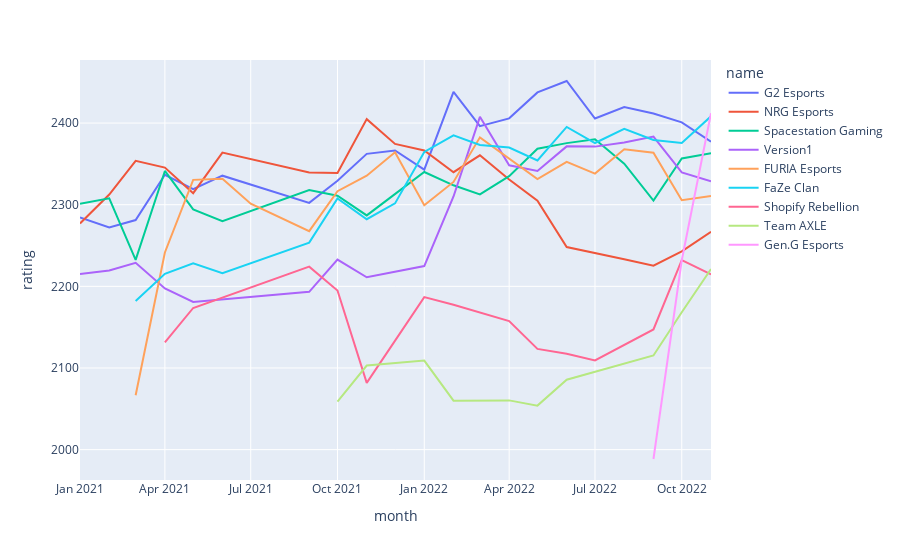

Here is the notebook cell this chart was saved with:
### Code cell
teams2plot = {
    'Spacestation Gaming', 'NRG Esports', 'Version1','FaZe Clan', 'FURIA Esports', 'Shopify Rebellion', 'Team AXLE', 'Gen.G Esports', 'G2 Esports'
}
plot_df = ratings_history[(ratings_history['name'].apply(lambda x: x in teams2plot)) & (ratings_history['date'].dt.year >= 2021)].copy()
plot_df['month'] = plot_df['date'].to_numpy().astype('datetime64[M]')
plot_df = plot_df.groupby(['month', 'name'], as_index=False).mean(['rating'])
px.line(plot_df, x='month', y='rating', color='name')

### Figure 1 — Plotly figure (JSON) as saved in the notebook; plotly's stock layout.template omitted (floating-point values rounded to 4 significant figures)
{"data": [{"hovertemplate": "name=G2 Esports<br>month=%{x}<br>rating=%{y}<extra></extra>", "legendgroup": "G2 Esports", "line": {"color": "#636efa", "dash": "solid"}, "marker": {"symbol": "circle"}, "mode": "lines", "name": "G2 Esports", "orientation": "v", "showlegend": true, "type": "scatter", "x": ["2021-01-01T00:00:00", "2021-02-01T00:00:00", "2021-03-01T00:00:00", "2021-04-01T00:00:00", "2021-05-01T00:00:00", "2021-06-01T00:00:00", "2021-09-01T00:00:00", "2021-10-01T00:00:00", "2021-11-01T00:00:00", "2021-12-01T00:00:00", "2022-01-01T00:00:00", "2022-02-01T00:00:00", "2022-03-01T00:00:00", "2022-04-01T00:00:00", "2022-05-01T00:00:00", "2022-06-01T00:00:00", "2022-07-01T00:00:00", "2022-08-01T00:00:00", "2022-09-01T00:00:00", "2022-10-01T00:00:00", "2022-11-01T00:00:00"], "xaxis": "x", "y": [2284.0, 2272.0, 2281.0, 2337.0, 2319.0, 2336.0, 2302.0, 2329.0, 2362.0, 2366.0, 2343.0, 2438.0, 2396.0, 2406.0, 2438.0, 2452.0, 2406.0, 2420.0, 2412.0, 2401.0, 2377.0], "yaxis": "y"}, {"hovertemplate": "name=NRG Esports<br>month=%{x}<br>rating=%{y}<extra></extra>", "legendgroup": "NRG Esports", "line": {"color": "#EF553B", "dash": "solid"}, "marker": {"symbol": "circle"}, "mode": "lines", "name": "NRG Esports", "orientation": "v", "showlegend": true, "type": "scatter", "x": ["2021-01-01T00:00:00", "2021-02-01T00:00:00", "2021-03-01T00:00:00", "2021-04-01T00:00:00", "2021-05-01T00:00:00", "2021-06-01T00:00:00", "2021-09-01T00:00:00", "2021-10-01T00:00:00", "2021-11-01T00:00:00", "2021-12-01T00:00:00", "2022-01-01T00:00:00", "2022-02-01T00:00:00", "2022-03-01T00:00:00", "2022-04-01T00:00:00", "2022-05-01T00:00:00", "2022-06-01T00:00:00", "2022-08-01T00:00:00", "2022-09-01T00:00:00", "2022-10-01T00:00:00", "2022-11-01T00:00:00"], "xaxis": "x", "y": [2277.0, 2312.0, 2354.0, 2345.0, 2314.0, 2364.0, 2340.0, 2339.0, 2405.0, 2374.0, 2366.0, 2340.0, 2360.0, 2331.0, 2305.0, 2248.0, 2233.0, 2225.0, 2243.0, 2267.0], "yaxis": "y"}, {"hovertemplate": "name=Spacestation Gaming<br>month=%{x}<br>rating=%{y}<extra></extra>", "legendgroup": "Spacestation Gaming", "line": {"color": "#00cc96", "dash": "solid"}, "marker": {"symbol": "circle"}, "mode": "lines", "name": "Spacestation Gaming", "orientation": "v", "showlegend": true, "type": "scatter", "x": ["2021-01-01T00:00:00", "2021-02-01T00:00:00", "2021-03-01T00:00:00", "2021-04-01T00:00:00", "2021-05-01T00:00:00", "2021-06-01T00:00:00", "2021-09-01T00:00:00", "2021-10-01T00:00:00", "2021-11-01T00:00:00", "2022-01-01T00:00:00", "2022-02-01T00:00:00", "2022-03-01T00:00:00", "2022-04-01T00:00:00", "2022-05-01T00:00:00", "2022-06-01T00:00:00", "2022-07-01T00:00:00", "2022-08-01T00:00:00", "2022-09-01T00:00:00", "2022-10-01T00:00:00", "2022-11-01T00:00:00"], "xaxis": "x", "y": [2301.0, 2308.0, 2232.0, 2341.0, 2294.0, 2280.0, 2318.0, 2311.0, 2287.0, 2340.0, 2324.0, 2313.0, 2335.0, 2369.0, 2375.0, 2380.0, 2350.0, 2305.0, 2357.0, 2363.0], "yaxis": "y"}, {"hovertemplate": "name=Version1<br>month=%{x}<br>rating=%{y}<extra></extra>", "legendgroup": "Version1", "line": {"color": "#ab63fa", "dash": "solid"}, "marker": {"symbol": "circle"}, "mode": "lines", "name": "Version1", "orientation": "v", "showlegend": true, "type": "scatter", "x": ["2021-01-01T00:00:00", "2021-02-01T00:00:00", "2021-03-01T00:00:00", "2021-04-01T00:00:00", "2021-05-01T00:00:00", "2021-09-01T00:00:00", "2021-10-01T00:00:00", "2021-11-01T00:00:00", "2022-01-01T00:00:00", "2022-02-01T00:00:00", "2022-03-01T00:00:00", "2022-04-01T00:00:00", "2022-05-01T00:00:00", "2022-06-01T00:00:00", "2022-07-01T00:00:00", "2022-08-01T00:00:00", "2022-09-01T00:00:00", "2022-10-01T00:00:00", "2022-11-01T00:00:00"], "xaxis": "x", "y": [2215.0, 2219.0, 2229.0, 2197.0, 2181.0, 2193.0, 2233.0, 2211.0, 2225.0, 2310.0, 2408.0, 2348.0, 2341.0, 2371.0, 2371.0, 2376.0, 2383.0, 2340.0, 2329.0], "yaxis": "y"}, {"hovertemplate": "name=FURIA Esports<br>month=%{x}<br>rating=%{y}<extra></extra>", "legendgroup": "FURIA Esports", "line": {"color": "#FFA15A", "dash": "solid"}, "marker": {"symbol": "circle"}, "mode": "lines", "name": "FURIA Esports", "orientation": "v", "showlegend": true, "type": "scatter", "x": ["2021-03-01T00:00:00", "2021-04-01T00:00:00", "2021-05-01T00:00:00", "2021-06-01T00:00:00", "2021-07-01T00:00:00", "2021-09-01T00:00:00", "2021-10-01T00:00:00", "2021-11-01T00:00:00", "2021-12-01T00:00:00", "2022-01-01T00:00:00", "2022-02-01T00:00:00", "2022-03-01T00:00:00", "2022-05-01T00:00:00", "2022-06-01T00:00:00", "2022-07-01T00:00:00", "2022-08-01T00:00:00", "2022-09-01T00:00:00", "2022-10-01T00:00:00", "2022-11-01T00:00:00"], "xaxis": "x", "y": [2067.0, 2242.0, 2330.0, 2332.0, 2301.0, 2268.0, 2316.0, 2336.0, 2364.0, 2299.0, 2328.0, 2383.0, 2331.0, 2353.0, 2338.0, 2368.0, 2364.0, 2305.0, 2311.0], "yaxis": "y"}, {"hovertemplate": "name=FaZe Clan<br>month=%{x}<br>rating=%{y}<extra></extra>", "legendgroup": "FaZe Clan", "line": {"color": "#19d3f3", "dash": "solid"}, "marker": {"symbol": "circle"}, "mode": "lines", "name": "FaZe Clan", "orientation": "v", "showlegend": true, "type": "scatter", "x": ["2021-03-01T00:00:00", "2021-04-01T00:00:00", "2021-05-01T00:00:00", "2021-06-01T00:00:00", "2021-09-01T00:00:00", "2021-10-01T00:00:00", "2021-11-01T00:00:00", "2021-12-01T00:00:00", "2022-01-01T00:00:00", "2022-02-01T00:00:00", "2022-03-01T00:00:00", "2022-04-01T00:00:00", "2022-05-01T00:00:00", "2022-06-01T00:00:00", "2022-07-01T00:00:00", "2022-08-01T00:00:00", "2022-09-01T00:00:00", "2022-10-01T00:00:00", "2022-11-01T00:00:00"], "xaxis": "x", "y": [2182.0, 2215.0, 2228.0, 2216.0, 2254.0, 2308.0, 2282.0, 2302.0, 2365.0, 2385.0, 2373.0, 2370.0, 2354.0, 2395.0, 2376.0, 2393.0, 2379.0, 2376.0, 2408.0], "yaxis": "y"}, {"hovertemplate": "name=Shopify Rebellion<br>month=%{x}<br>rating=%{y}<extra></extra>", "legendgroup": "Shopify Rebellion", "line": {"color": "#FF6692", "dash": "solid"}, "marker": {"symbol": "circle"}, "mode": "lines", "name": "Shopify Rebellion", "orientation": "v", "showlegend": true, "type": "scatter", "x": ["2021-04-01T00:00:00", "2021-05-01T00:00:00", "2021-09-01T00:00:00", "2021-10-01T00:00:00", "2021-11-01T00:00:00", "2022-01-01T00:00:00", "2022-02-01T00:00:00", "2022-04-01T00:00:00", "2022-05-01T00:00:00", "2022-06-01T00:00:00", "2022-07-01T00:00:00", "2022-09-01T00:00:00", "2022-10-01T00:00:00", "2022-11-01T00:00:00"], "xaxis": "x", "y": [2131.0, 2174.0, 2224.0, 2195.0, 2082.0, 2187.0, 2178.0, 2157.0, 2123.0, 2117.0, 2109.0, 2147.0, 2232.0, 2215.0], "yaxis": "y"}, {"hovertemplate": "name=Team AXLE<br>month=%{x}<br>rating=%{y}<extra></extra>", "legendgroup": "Team AXLE", "line": {"color": "#B6E880", "dash": "solid"}, "marker": {"symbol": "circle"}, "mode": "lines", "name": "Team AXLE", "orientation": "v", "showlegend": true, "type": "scatter", "x": ["2021-10-01T00:00:00", "2021-11-01T00:00:00", "2022-01-01T00:00:00", "2022-02-01T00:00:00", "2022-04-01T00:00:00", "2022-05-01T00:00:00", "2022-06-01T00:00:00", "2022-09-01T00:00:00", "2022-10-01T00:00:00", "2022-11-01T00:00:00"], "xaxis": "x", "y": [2059.0, 2103.0, 2109.0, 2060.0, 2060.0, 2054.0, 2086.0, 2115.0, 2168.0, 2221.0], "yaxis": "y"}, {"hovertemplate": "name=Gen.G Esports<br>month=%{x}<br>rating=%{y}<extra></extra>", "legendgroup": "Gen.G Esports", "line": {"color": "#FF97FF", "dash": "solid"}, "marker": {"symbol": "circle"}, "mode": "lines", "name": "Gen.G Esports", "orientation": "v", "showlegend": true, "type": "scatter", "x": ["2022-09-01T00:00:00", "2022-10-01T00:00:00", "2022-11-01T00:00:00"], "xaxis": "x", "y": [1989.0, 2232.0, 2412.0], "yaxis": "y"}], "layout": {"legend": {"title": {"text": "name"}, "tracegroupgap": 0}, "margin": {"t": 60}, "xaxis": {"anchor": "y", "domain": [0, 1], "title": {"text": "month"}}, "yaxis": {"anchor": "x", "domain": [0, 1], "title": {"text": "rating"}}}}
